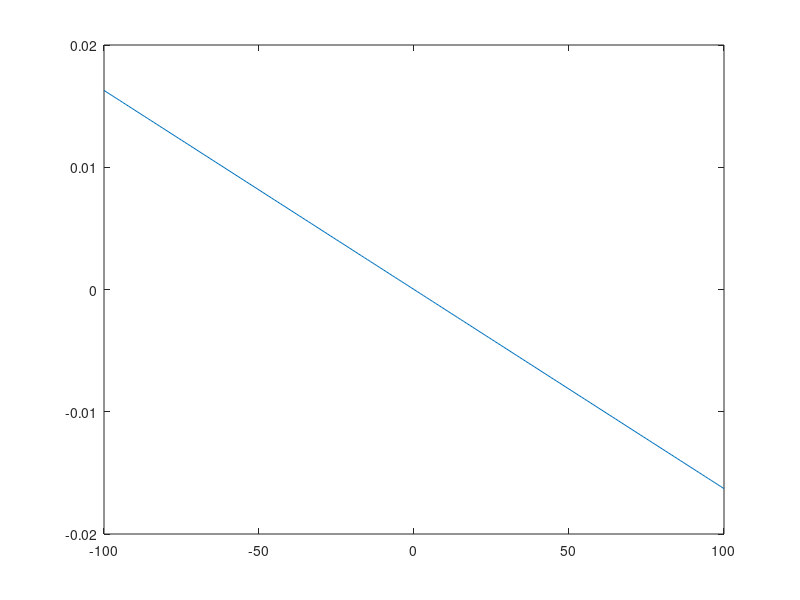

This figure's MATLAB source:
%% Refactor 5 - Check Logic

% Now that we have made the code easier to read and understand,
% we can check what logic it is actually implementing.

% I always like to draw diagrams and write out the maths with pen and paper,
% or on a whiteboard, before I even start writing any code.

% We can also now generalise the logic to any part of the car.

totalMass = 600;
wheelbase = 1535;
partMass = 150;
deltaPosition = -100:100;

deltaFWD = - (partMass / totalMass) * (deltaPosition / wheelbase);

plot(deltaPosition, deltaFWD, "-")